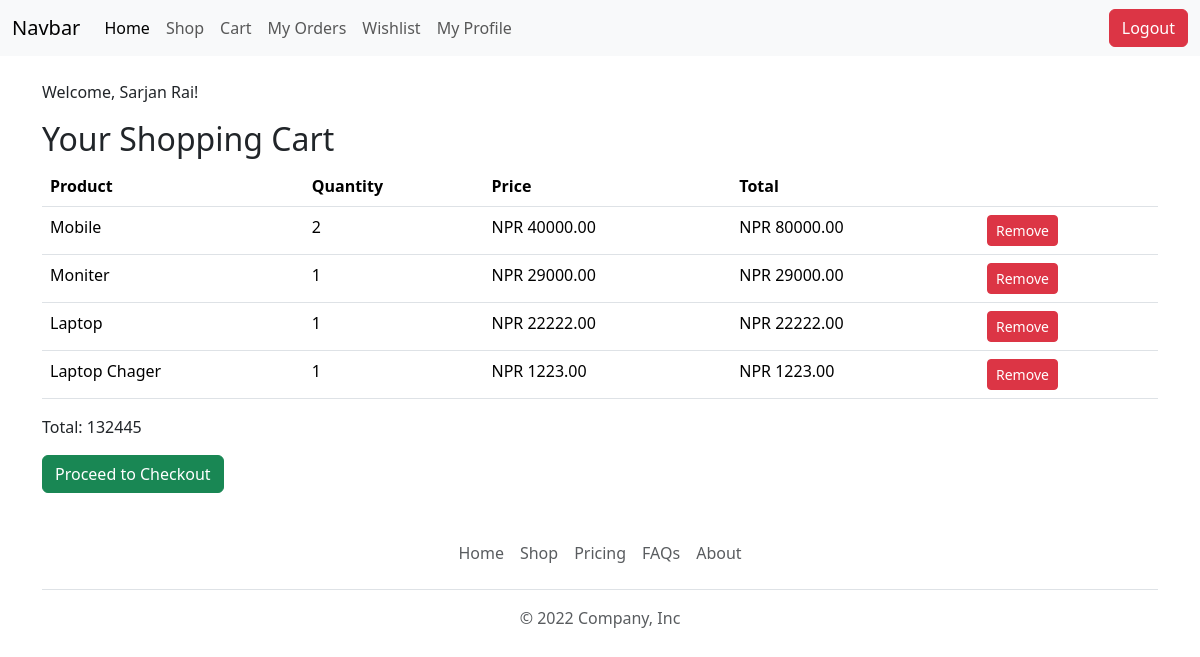
Page /cart/ (signed in) on the committed database.
### e_commerce/models.py (models this page shows, shortened)
class Cart(models.Model):
    user = models.ForeignKey(User, on_delete = models.CASCADE)
    product = models.ForeignKey('Product', on_delete = models.CASCADE)
    quantity = models.PositiveIntegerField(default = 1)
    def line_total(self):
        return self.quantity * self.product.price

class Product(models.Model):
    name = models.CharField(max_length = 240)
    image = models.FileField(upload_to = 'product_images/', null = True, blank= True)
    price = models.DecimalField(max_digits = 10, decimal_places = 2)
    quantity = models.IntegerField()
    description = models.TextField()

### e_commerce/views.py (the view)
# urls.py: path('cart/', cart), #this
def cart(request):
    user = request.user
    if user.is_authenticated:
        carts = Cart.objects.filter(user = user)
        total_price = 0
        for cart_item in carts:
            total_price += int(cart_item.product.price) * int (cart_item.quantity)
    else:
        carts = None
        total_price = None
    return render(request, 'fontends/cart.html', {'carts':carts, 'total_price':total_price })

### templates/fontends/cart.html (shortened to what this page needs)
{% extends 'fontends/layout/main.html' %} {% block content %}
<div class="container my-4">
    {% if user.is_authenticated %}
    <p>Welcome, {{ user.username }}!</p>
    <h2>Your Shopping Cart</h2>
    <table class="table">
        <thead>
            <tr>
                <th scope="col">Product </th>
                <th scope="col">Quantity</th>
                <th scope="col">Price</th>
                <th scope="col">Total</th>
                <th scope="col"></th>
            </tr>
        </thead>
        <tbody>
            {% for item in carts %}
            <tr>
                <td>{{ item.product.name}}</td>
                <td>{{ item.quantity }}</td>
                <td>NPR {{ item.product.price }}</td>
                <td>NPR {{ item.line_total }}</td>
                <td>
                    <a href="/remove-from-cart/{{item.id}}" class="btn btn-danger btn-sm">Remove</a>
                </td>
            </tr>
            {% endfor %}
        </tbody>
    </table>
    <div class="mt-3">
        <p>Total: {{total_price}}</p>
        <a href="/checkout/" class="btn btn-success">Proceed to Checkout</a>
    </div>
     {% else %}
    <p class="text-center my-5">You are not
        <a class="text-primary" href="/login/">logged</a> in.</p>
    {% endif %}
</div>
{% endblock %}

### templates/fontends/layout/main.html (shortened to what this page needs)
<!DOCTYPE html>
<html lang="en">
<head>
    <link href="https://cdn.jsdelivr.net/npm/bootstrap@5.3.3/dist/css/bootstrap.min.css" rel="stylesheet">
</head>
<body>
    <header>
        <nav class="navbar navbar-expand-lg bg-body-tertiary">
            <div class="container-fluid">
                <a class="navbar-brand" href="#">Navbar</a>
                <div class="collapse navbar-collapse" id="navbarSupportedContent">
                    <ul class="navbar-nav me-auto mb-2 mb-lg-0">
                        <li class="nav-item">
                            <a class="nav-link active" aria-current="page" href="/">Home</a>
                        </li>
                        <li class="nav-item">
                            <a class="nav-link" href="/shop/">Shop</a>
                        </li>
                        <li class="nav-item">
                            <a class="nav-link " href="/cart/">Cart</a>
                        </li>
                        <li class="nav-item">
                            <a class="nav-link" href="/my-order/">My Orders</a>
                        </li>
                        <li class="nav-item">
                            <a class="nav-link" href="/wishlist/">Wishlist</a>
                        </li>
                        <li class="nav-item">
                            <a class="nav-link " href="/my-profile/">My Profile</a>
                        </li>
                    </ul>
                    {% if user.is_authenticated %}
                    <a class="btn btn-danger" href="/logout/">Logout</a> {% else %}
                    <a class="btn btn-primary" href="/login/">Sign In</a>
                    <a class="btn text-primary  ms-1" href="/register/">Sign Up</a> {% endif %}
                </div>
            </div>
        </nav>
    </header>
    <main>
        {% block content %}{% endblock %}
    </main>
    <footer>
        <div class="container">
            <footer class="py-3 my-4">
                <ul class="nav justify-content-center border-bottom pb-3 mb-3">
                    <li class="nav-item"><a href="#" class="nav-link px-2 text-muted">Home</a></li>
                    <li class="nav-item"><a href="#" class="nav-link px-2 text-muted">Shop</a></li>
                    <li class="nav-item"><a href="#" class="nav-link px-2 text-muted">Pricing</a></li>
                    <li class="nav-item"><a href="#" class="nav-link px-2 text-muted">FAQs</a></li>
                    <li class="nav-item"><a href="#" class="nav-link px-2 text-muted">About</a></li>
                </ul>
                <p class="text-center text-muted">© 2022 Company, Inc</p>
            </footer>
        </div>
    </footer>
</body>
</html>

### rows in the picture
Cart: product.name "Mobile", quantity "2", product.price "40000.00", line_total "80000.00"
Cart: product.name "Moniter", quantity "1", product.price "29000.00", line_total "29000.00"
Cart: product.name "Laptop", quantity "1", product.price "22222.00", line_total "22222.00"
Cart: product.name "Laptop Chager", quantity "1", product.price "1223.00", line_total "1223.00"

### other values in the picture
{{ user.username }} "Sarjan Rai"
{{ total_price }} "132445"
